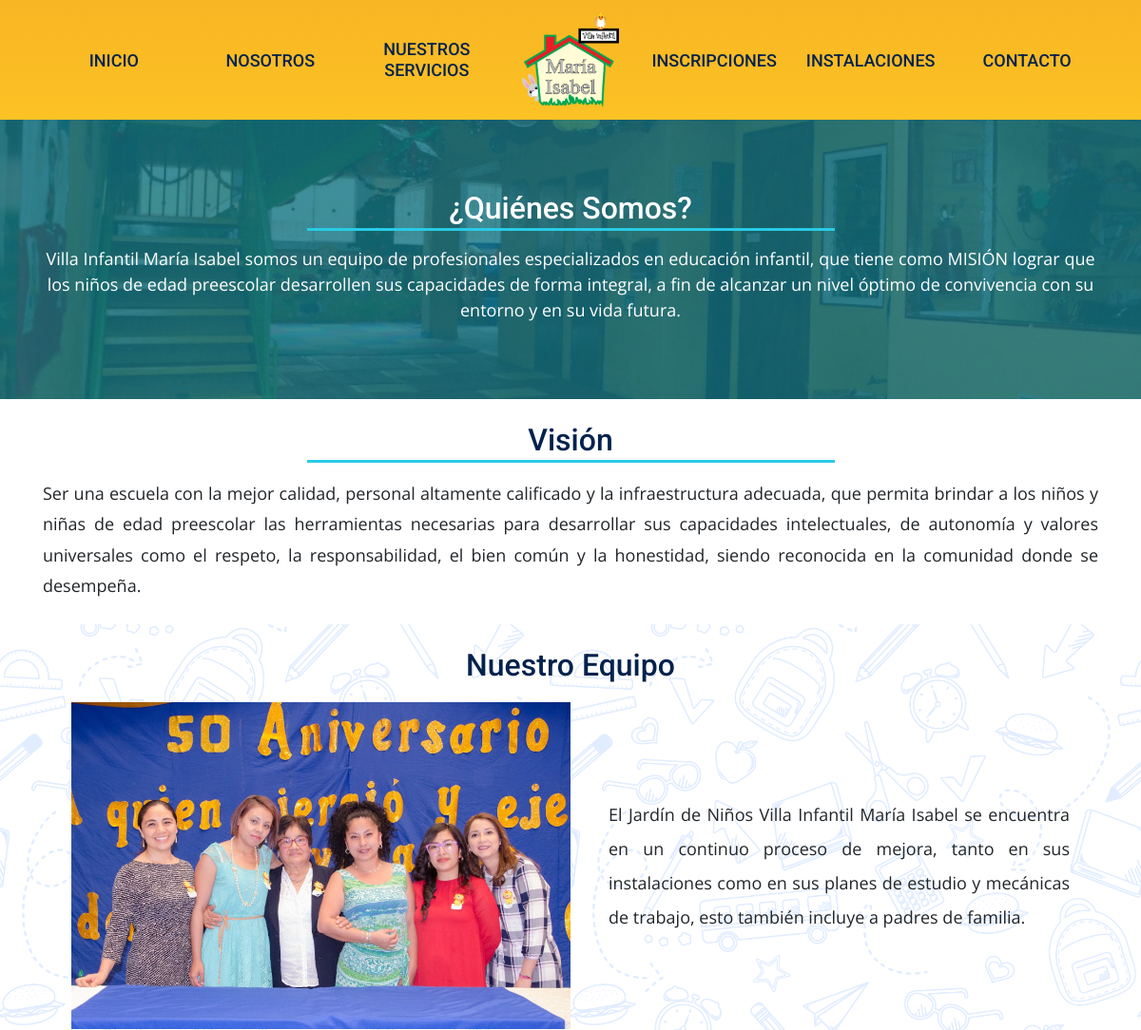
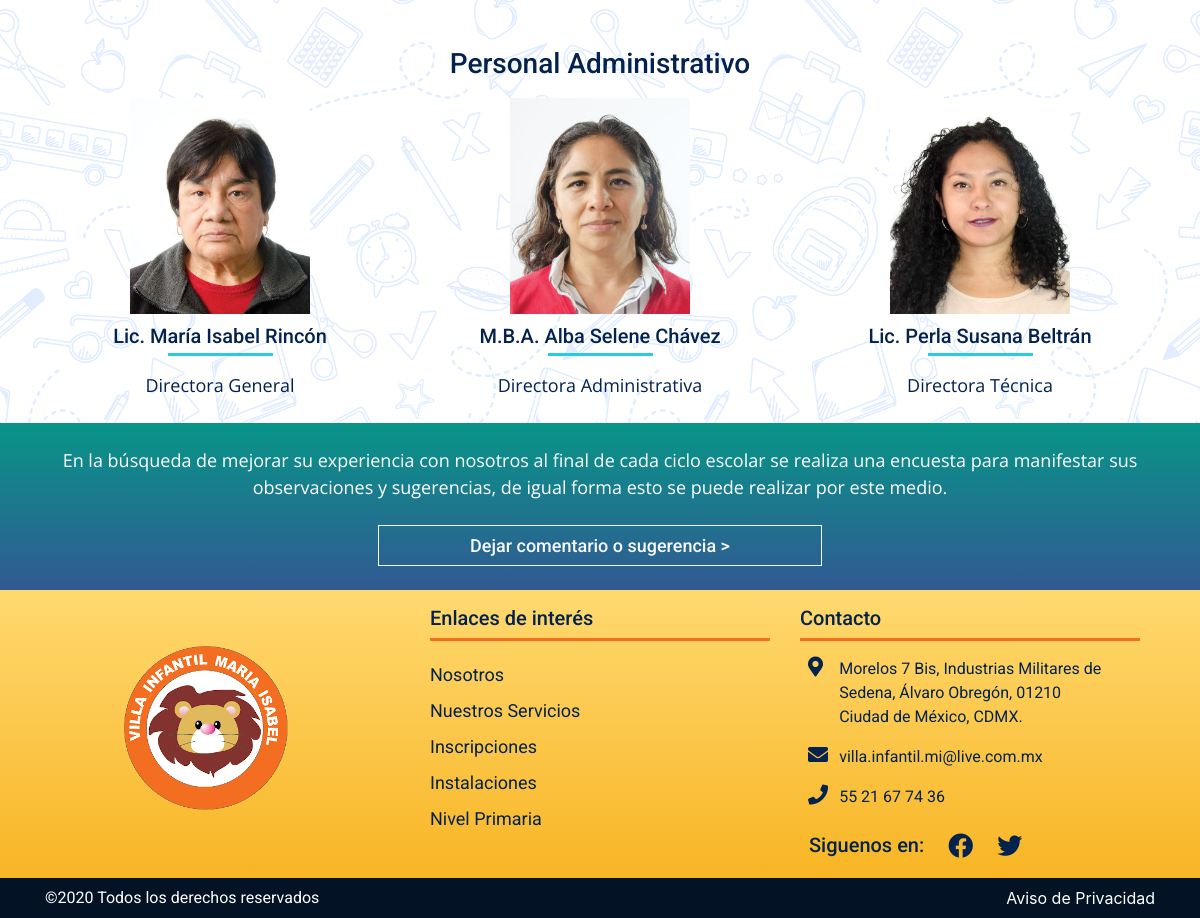
Page /nosotros.php on the committed database (2 pictures, top to bottom).
### tables this page shows
CREATE TABLE IF NOT EXISTS `contenido_texto` (
  `id` int(11) NOT NULL AUTO_INCREMENT,
  `seccion` varchar(100) NOT NULL,
  `descripcion` text NOT NULL,
  PRIMARY KEY (`id`)
);

CREATE TABLE IF NOT EXISTS `contenido_img` (
  `id` int(11) NOT NULL AUTO_INCREMENT,
  `seccion` varchar(100) NOT NULL,
  `thumb` varchar(200) NOT NULL,
  PRIMARY KEY (`id`)
);

CREATE TABLE IF NOT EXISTS `personal` (
  `id` int(11) NOT NULL AUTO_INCREMENT,
  `nombre` varchar(200) NOT NULL,
  `cargo` varchar(100) NOT NULL,
  `thumb` varchar(200) NOT NULL,
  PRIMARY KEY (`id`)
);

### nosotros.php (called while the page is built, shortened)
<?php
    require 'admin/config.php';
    require 'functions.php';
    $conexion = conexion($bd_config);
    $init_msg = obt_contenido($conexion, 'contenido_texto', 'sec-quienes-somos');
    $init_msg = $init_msg[0];
    $vision_msg = obt_contenido($conexion, 'contenido_texto', 'sec-vision');
    $vision_msg = $vision_msg[0];
    $team_msg = obt_contenido($conexion, 'contenido_texto', 'sec-equipo');
    $team_msg = $team_msg[0];
    $team_thumb = obt_contenido($conexion, 'contenido_img', 'sec-equipo');
    $team_thumb = $team_thumb[0];
    $personal = obt_rows_3($conexion,'personal');
    require 'views/nosotros.view.php';

### functions.php (called while the page is built, shortened)
<?php
    function obt_contenido($conexion,$tabla,$seccion){
        $statement = $conexion->prepare("SELECT * FROM $tabla WHERE seccion = :seccion LIMIT 1");
        $statement->execute(array(':seccion'=> "$seccion"));
        $resultado = $statement->fetchAll();
        return ($resultado) ? $resultado : false;
    }
    function obt_rows_3($conexion,$tabla){
        $statement = $conexion->prepare("SELECT * FROM $tabla LIMIT 3");
        $statement->execute();
        return $statement->fetchAll();
    }

### views/nosotros.view.php (the view, shortened to what this page needs)
  <?php require 'nav-bar.view.php'; ?>
  <section class="img-back-blue h-md-back-3 py-4">
    <div class="content-back-blue container mx-auto">
      <h2>¿Quiénes Somos?</h2>
      <hr>
      <p class="text-back-blue"><?php echo $init_msg['descripcion'];?></p>
    </div>
  </section>
  <section class="vision container py-4">
    <h2 class="text-center">Visión</h2>
    <hr>
    <div class="row mx-auto">
      <p class="text-vision"><?php echo $vision_msg['descripcion'];?></p>
    </div>
  </section>
  <main class="img-back py-4">
    <h2 class="text-center">Nuestro Equipo</h2>
    <div class="content-nosotros container">
      <div class="img-nosotros">
        <img src="<?php echo PATH ?>img/<?php echo $team_thumb['thumb'];?>" class="img-nosotros img-fluid" alt="Imagen del personal del kinder">
      </div>
      <div class="text-nosotros">
        <p><?php echo $team_msg['descripcion'];?></p>
      </div>
    </div>
    <div class="sec-admin container mx-auto pt-3 pt-md-5">
      <h3 class="text-center">Personal Administrativo</h3>
      <div class="row text-center pt-2">
        <?php foreach($personal as $persona):?>
          <div class="col-12 col-md-4 pb-4 pb-md-0">
            <img src="<?php echo PATH; ?>img/<?php echo $persona['thumb']?>" alt="Fotografía de personal administrativo">
            <h5><?php echo $persona['nombre'];?></h5>
            <hr>
            <p><?php echo $persona['cargo'];?></p>
          </div>
        <?php endforeach;?>
      </div>
    </div>
  </main>
  <section class="sec-opinion py-4">
    <div class="container">
      <p class="mb-4">
        En la búsqueda de mejorar su experiencia con nosotros al final de cada ciclo
        escolar se realiza una encuesta para manifestar sus observaciones y sugerencias,
        de igual forma esto se puede realizar por este medio.
      </p>
      <button type="button" class="btn btn-outline-light" data-toggle="modal" data-target="#formOpinion">Dejar comentario o sugerencia ></button>
    </div>
  </section>
  <?php require 'footer.view.php'; ?>
</body>
</html>

### views/nav-bar.view.php (shortened to what this page needs)
<!DOCTYPE html>
<html lang="es">
<head>
    <link rel="stylesheet" href="css/bootstrap.min.css">
    <link rel="stylesheet" href="css/all.min.css">
    <link rel="stylesheet" href="css/pgwslideshow.min.css">
    <link rel="stylesheet" href="css/style.css">
</head>
<body>
    <header id="header">
        <nav class="menu">
            <div class="menu-link">
                <a href="<?php echo PATH;?>">INICIO</a>
                <a href="<?php echo PATH;?>nosotros.php">NOSOTROS</a>
                <a href="<?php echo PATH;?>servicios.php" class="opc">NUESTROS SERVICIOS</a>
                <a href="<?php echo PATH;?>" class="logo-center">
                    <img src="img/logo-kinder.png" alt="Logotipo de la escuela">
                </a>
                <a href="<?php echo PATH;?>inscripciones.php">INSCRIPCIONES</a>
                <a href="<?php echo PATH;?>instalaciones.php">INSTALACIONES</a>
                <a href="<?php echo PATH;?>contacto.php">CONTACTO</a>
            </div>
        </nav>
    </header>

### views/footer.view.php (shortened to what this page needs)
<footer>
    <div class="sec-footer py-3">
        <div class="row container mx-auto">
            <div class="col-12 col-md-0 col-lg-4 text-center">
                <img src="<?php echo PATH?>img/logo-mascota-kinder.png" class="img-footer" alt="Logotipo de la mascota del kinder">
            </div>
            <div class="col-12 col-md-6 col-lg-4 mt-3 mt-md-0">
                <h5>Enlaces de interés</h5>
                <hr>
                <ul>
                    <li><a href="<?php echo PATH;?>nosotros.php">Nosotros</a></li>
                    <li><a href="<?php echo PATH;?>servicios.php">Nuestros Servicios</a></li>
                    <li><a href="<?php echo PATH;?>inscripciones.php">Inscripciones</a></li>
                    <li><a href="<?php echo PATH;?>instalaciones.php">Instalaciones</a></li>
                    <li><a href="https://colegiojesusromero.edu.mx/" target="_blank">Nivel Primaria </a></li>
                </ul>
            </div>
            <div class="col-12 col-md-6 col-lg-4">
                <h5>Contacto</h5>
                <hr>
                <div class="row pl-2 pb-3">
                    <div class="col-1">
                        <i class="fas fa-map-marker-alt icon"></i>
                    </div>
                    <div class="col-10 pl-4 pl-lg-3">
                        <p>Morelos 7 Bis, Industrias Militares de Sedena, Álvaro Obregón, 01210 Ciudad de México, CDMX.</p>
                    </div>
                </div>
                <div class="row pl-2 pb-3">
                    <div class="col-1">
                        <i class="fas fa-envelope icon"></i>
                    </div>
                    <div class="col-10 pl-4 pl-lg-3">
                        <a href="mailto:villa.infantil.mi@live.com.mxsubject=feedback"><p>villa.infantil.mi@live.com.mx</p></a>
                    </div>
                </div>
                <div class="row pl-2 pb-3">
                    <div class="col-1">
                        <i class="fas fa-phone icon"></i>
                    </div>
                    <div class="col-10 pl-4 pl-lg-3">
                        <p>55 21 67 74 36</p>
                    </div>
                </div>
                <div class="redes row pl-4 pt-2">
                    <h5>Siguenos en:</h5>
                    <a href="https://www.facebook.com/Villa-Infantil-Maria-Isabel-813116022199232/" target="_blank"><i class="fab fa-facebook icon-2 ml-4"></i></a>
                    <a href="https://twitter.com/?lang=es" target="_blank"> <i class="fab fa-twitter icon-2 ml-4"></i></a>
                </div>
            </div>
        </div>
    </div>
    <div class="sec-copyright py-2">
        <div class="sec-content-copy container">
            <p>&copy;2020 Todos los derechos reservados</p>
            <nav class="nav-footer pt-2 pt-md-0">
                <a href="<?php echo PATH;?>aviso-privacidad.php">Aviso de Privacidad</a>
            </nav>
        </div>
    </div>
</footer>

### rows in the picture
contenido_texto: descripcion "Villa Infantil María Isabel somos un equipo de profesionales especializados en educación infantil, que tiene como MISIÓN lograr que los niños de edad preescolar desarrollen sus capacidades de forma integral, a fin de alcanzar un nivel óptimo de convivencia con su entorno y en su vida futura."
contenido_texto: descripcion "Ser una escuela con la mejor calidad, personal altamente calificado y la infraestructura adecuada, que permita brindar a los niños y niñas de edad preescolar las herramientas necesarias para desarrollar sus capacidades intelectuales, de autonomía y valores universales como el respeto, la responsabilidad, el bien común y la honestidad, siendo reconocida en la comunidad donde se desempeña."
contenido_img: thumb (picture)
contenido_texto: descripcion "El Jardín de Niños Villa Infantil María Isabel se encuentra en un continuo proceso de mejora, tanto en sus instalaciones como en sus planes de estudio y mecánicas de trabajo, esto también incluye a padres de familia."
personal: thumb (picture), nombre "Lic. María Isabel Rincón", cargo "Directora General"
personal: thumb (picture), nombre "M.B.A. Alba Selene Chávez", cargo "Directora Administrativa"
personal: thumb (picture), nombre "Lic. Perla Susana Beltrán", cargo "Directora Técnica"
